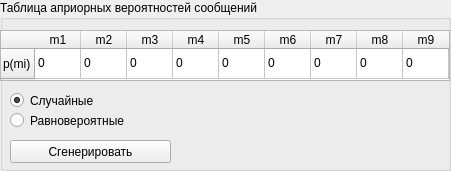
     <widget class="QGroupBox" name="tableOfAprioriMessageProbabilityGroupBox_Square">
      <property name="geometry">
       <rect>
        <x>700</x>
        <y>30</y>
        <width>451</width>
        <height>171</height>
       </rect>
      </property>
      <property name="title">
       <string>Таблица априорных вероятностей сообщений</string>
      </property>
      <property name="flat">
       <bool>false</bool>
      </property>
      <property name="checkable">
       <bool>false</bool>
      </property>
      <widget class="QTableWidget" name="tableOfAprioriMessageProbability_Square">
       <property name="geometry">
        <rect>
         <x>0</x>
         <y>30</y>
         <width>450</width>
         <height>51</height>
        </rect>
       </property>
       <property name="gridStyle">
        <enum>Qt::SolidLine</enum>
       </property>
       <property name="cornerButtonEnabled">
        <bool>true</bool>
       </property>
       <attribute name="horizontalHeaderVisible">
        <bool>true</bool>
       </attribute>
       <attribute name="horizontalHeaderCascadingSectionResizes">
        <bool>false</bool>
       </attribute>
       <attribute name="horizontalHeaderDefaultSectionSize">
        <number>46</number>
       </attribute>
       <attribute name="horizontalHeaderHighlightSections">
        <bool>true</bool>
       </attribute>
       <attribute name="horizontalHeaderMinimumSectionSize">
        <number>30</number>
       </attribute>
       <attribute name="horizontalHeaderShowSortIndicator" stdset="0">
        <bool>true</bool>
       </attribute>
       <row>
        <property name="text">
         <string>p(mi)</string>
        </property>
       </row>
       <column>
        <property name="text">
         <string>m1</string>
        </property>
       </column>
       <column>
        <property name="text">
         <string>m2</string>
        </property>
       </column>
       <column>
        <property name="text">
         <string>m3</string>
        </property>
       </column>
       <column>
        <property name="text">
         <string>m4</string>
        </property>
       </column>
       <column>
        <property name="text">
         <string>m5</string>
        </property>
       </column>
       <column>
        <property name="text">
         <string>m6</string>
        </property>
       </column>
       <column>
        <property name="text">
         <string>m7</string>
        </property>
       </column>
       <column>
        <property name="text">
         <string>m8</string>
        </property>
       </column>
       <column>
        <property name="text">
         <string>m9</string>
        </property>
       </column>
       <item row="0" column="0">
        <property name="text">
         <string>0</string>
        </property>
       </item>
       <item row="0" column="1">
        <property name="text">
         <string>0</string>
        </property>
       </item>
       <item row="0" column="2">
        <property name="text">
         <string>0</string>
        </property>
       </item>
       <item row="0" column="3">
        <property name="text">
         <string>0</string>
        </property>
       </item>
       <item row="0" column="4">
        <property name="text">
         <string>0</string>
        </property>
       </item>
       <item row="0" column="5">
        <property name="text">
         <string>0</string>
        </property>
       </item>
       <item row="0" column="6">
        <property name="text">
         <string>0</string>
        </property>
       </item>
       <item row="0" column="7">
        <property name="text">
         <string>0</string>
        </property>
       </item>
       <item row="0" column="8">
        <property name="text">
         <string>0</string>
        </property>
       </item>
      </widget>
      <widget class="QPushButton" name="generateAprioriMessageProbabilities_Square">
       <property name="geometry">
        <rect>
         <x>10</x>
         <y>140</y>
         <width>161</width>
         <height>23</height>
        </rect>
       </property>
       <property name="text">
        <string>Сгенерировать</string>
       </property>
      </widget>
      <widget class="QRadioButton" name="generateRandomProbabilities_Square">
       <property name="geometry">
        <rect>
         <x>10</x>
         <y>90</y>
         <width>141</width>
         <height>21</height>
        </rect>
       </property>
       <property name="text">
        <string>Случайные</string>
       </property>
       <property name="checked">
        <bool>true</bool>
       </property>
      </widget>
      <widget class="QRadioButton" name="generateEqualProbabilities_Square">
       <property name="geometry">
        <rect>
         <x>10</x>
         <y>110</y>
         <width>201</width>
         <height>21</height>
        </rect>
       </property>
       <property name="text">
        <string>Равновероятные</string>
       </property>
      </widget>
     </widget>
